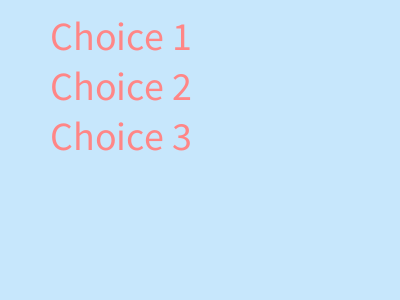
Frame 1 (no input)
Frame 60 (the mouse pressed at the canvas centre just before this capture): identical to frame 1, image omitted
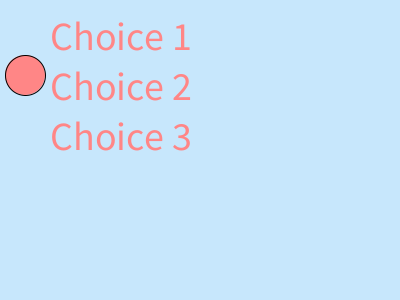
Frame 120 (the mouse held since frame 60 and released just before this capture)

The Processing sketch that drew these frames (run headless with seeded random() and noise(); from frame 60 on, the mouse is pressed at the canvas centre):

// Processing sketch: week13_2_ellipse
// ── week13_2_ellipse.pde
void setup()
{
  size(400,300);
  textSize(40);
}
int choice=-1;
void draw(){
  background(#C7E7FC);
  fill(#FF8686);
  if (choice==0) ellipse(25,25,40,40); //圓心x,圓心y,寬度w,高度h
  if (choice==1) ellipse(25,75,40,40);
  if (choice==2) ellipse(25,125,40,40);
  text("Choice 1",50,50);
  text("Choice 2",50,100);
  text("Choice 3",50,150);
  
}
void mousePressed(){
  choice=int(random(3));
}
